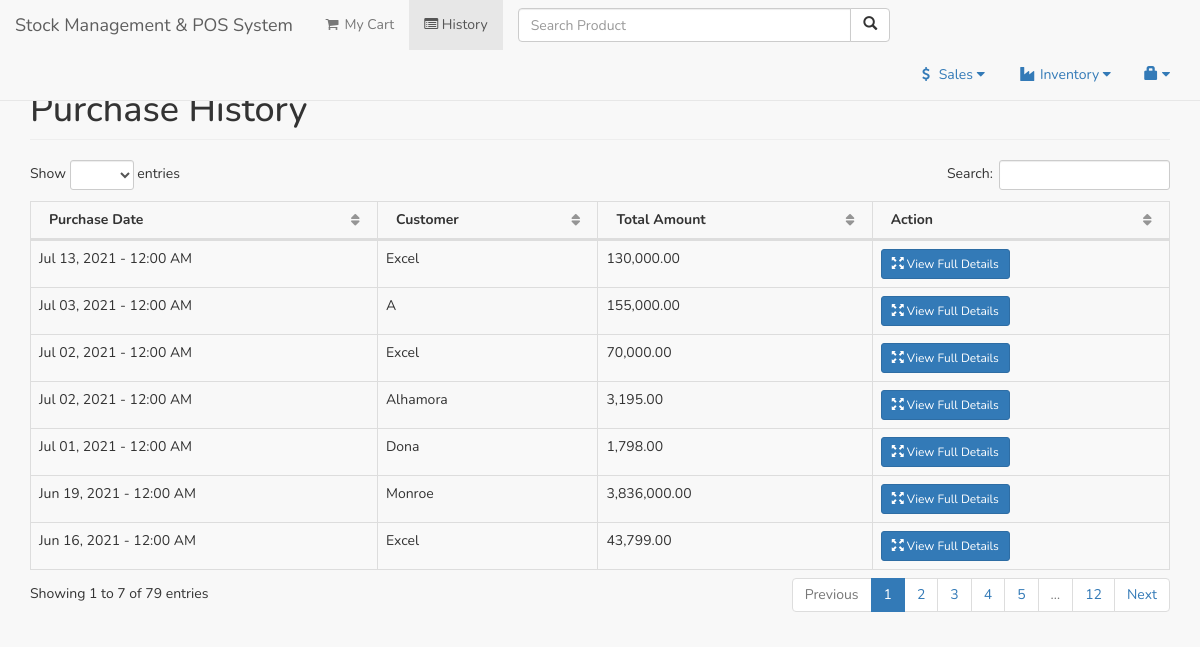
The page /user/history.php (signed in) on the database its author committed.
### tables this page shows
CREATE TABLE `sales` (
  `salesid` int(11) NOT NULL,
  `userid` int(11) NOT NULL,
  `sales_total` double NOT NULL,
  `sales_date` date NOT NULL,
  `customer_name` varchar(250) NOT NULL
);

### user/history.php (the view, shortened to what this page needs)
<?php include('session.php'); ?>
<?php include('header.php'); ?>
<body>
<?php include('navbar.php'); ?>
<div class="container">
	<div style="height: 50px;"></div>
	<div class="row">
        <div class="col-lg-12">
            <h1 class="page-header">Purchase History</h1>
        </div>
    </div>
				<div class="row">
                <div class="col-lg-12">
					<table width="100%" class="table table-striped table-bordered table-hover" id="historyTable">
						<thead>
							<tr>
								<th>Purchase Date</th>
								<th>Customer</th>
								<th>Total Amount</th>
								<th>Action</th>
							</tr>
						</thead>
						<tbody>
							<?php
								$h=mysqli_query($conn,"select * from sales where userid='".$_SESSION['id']."' order by sales_date desc");
								while($hrow=mysqli_fetch_array($h)){
									?>
										<tr>
											<td><?php echo date("M d, Y - h:i A", strtotime($hrow['sales_date']));?></td>
											<td><?php echo $hrow['customer_name']; ?></td>
											<td><?php echo number_format($hrow['sales_total'],2); ?></td>
											<td>
												<a href="#detail<?php echo $hrow['salesid']; ?>" data-toggle="modal" class="btn btn-primary btn-sm"><span class="glyphicon glyphicon-fullscreen"></span> View Full Details</a>
											</td>
										</tr>
									<?php
								}
							?>
						</tbody>
                    </table>
                        </div>
                    </div>
</div>
</body>
</html>

### user/header.php (style rules this page uses)
* { font-family: 'Nunito', sans-serif; }

### rows shown on the page
sales: sales_date "Jul 13, 2021 - 12:00 AM", customer_name "Excel", sales_total "130,000.00"
sales: sales_date "Jul 03, 2021 - 12:00 AM", customer_name "A", sales_total "155,000.00"
sales: sales_date "Jul 02, 2021 - 12:00 AM", customer_name "Excel", sales_total "70,000.00"
sales: sales_date "Jul 02, 2021 - 12:00 AM", customer_name "Alhamora", sales_total "3,195.00"
sales: sales_date "Jul 01, 2021 - 12:00 AM", customer_name "Dona", sales_total "1,798.00"
sales: sales_date "Jun 19, 2021 - 12:00 AM", customer_name "Monroe", sales_total "3,836,000.00"
sales: sales_date "Jun 16, 2021 - 12:00 AM", customer_name "Excel", sales_total "43,799.00"
